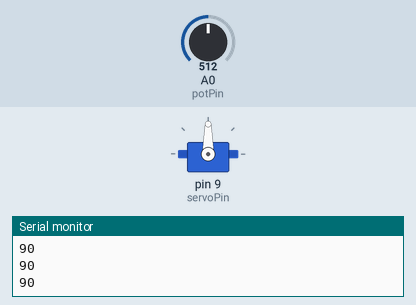
This sketch was run on a simulated Arduino Uno, built with avr-gcc and run on an emulated ATmega328P. Shown: servo, the last lines printed to the serial monitor. Inputs (shaded band) come from the test bench; at power-on: A0 (potPin) = 512.

Above: at 1.2 s.
1.3 s: A0 (potPin) set to 716
At 1.7 s:
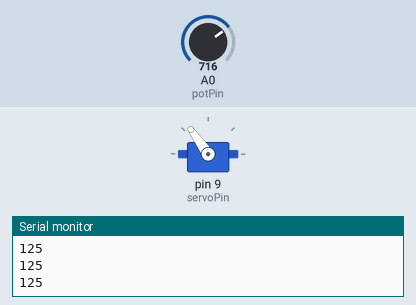
2.8 s: A0 (potPin) set to 900
At 3.2 s:
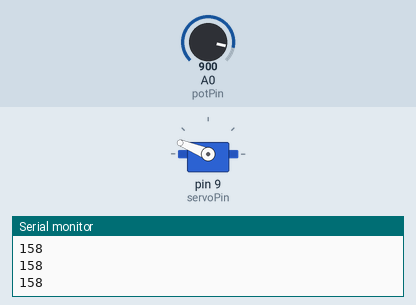
4.3 s: A0 (potPin) set to 1023
At 5.4 s:
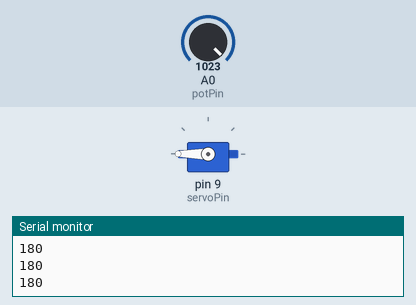
5.8 s: A0 (potPin) set to 306
At 6.3 s:
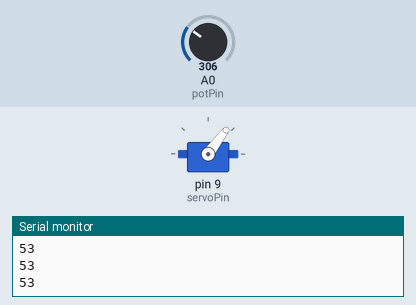
7.3 s: A0 (potPin) set to 122
At 7.6 s:
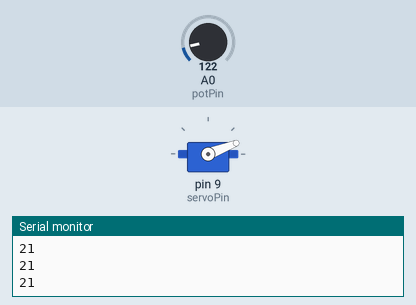
Timing chart, 0 to 9.8 s (numbered marks = the images above; inputs shaded):
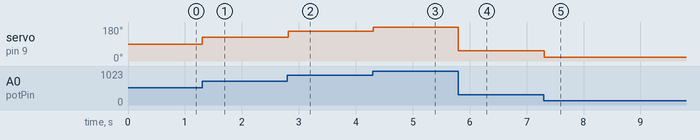

Measured:
- after the input at 1.3 s, servo on pin 9 (servoPin): 90° → 125° at once
- after the input at 2.8 s, servo on pin 9 (servoPin): 125° → 158° at once
- after the input at 4.3 s, servo on pin 9 (servoPin): 158° → 180° at once
- after the input at 5.8 s, servo on pin 9 (servoPin): 180° → 53° at once
- after the input at 7.3 s, servo on pin 9 (servoPin): 53° → 21° at once

The sketch:

servoPot.ino
```cpp
#include <Servo.h>

Servo motor;

const byte potPin = A0;
const byte servoPin = 9;

int pos;

void setup(){
	motor.attach(servoPin);
	pinMode(potPin, INPUT);
	Serial.begin(9600);
}

void loop(){
	Serial.println(pos);
	pos = map(analogRead(potPin), 0, 1023, 0, 180);
	motor.write(pos);
	delay(15);
}
```
